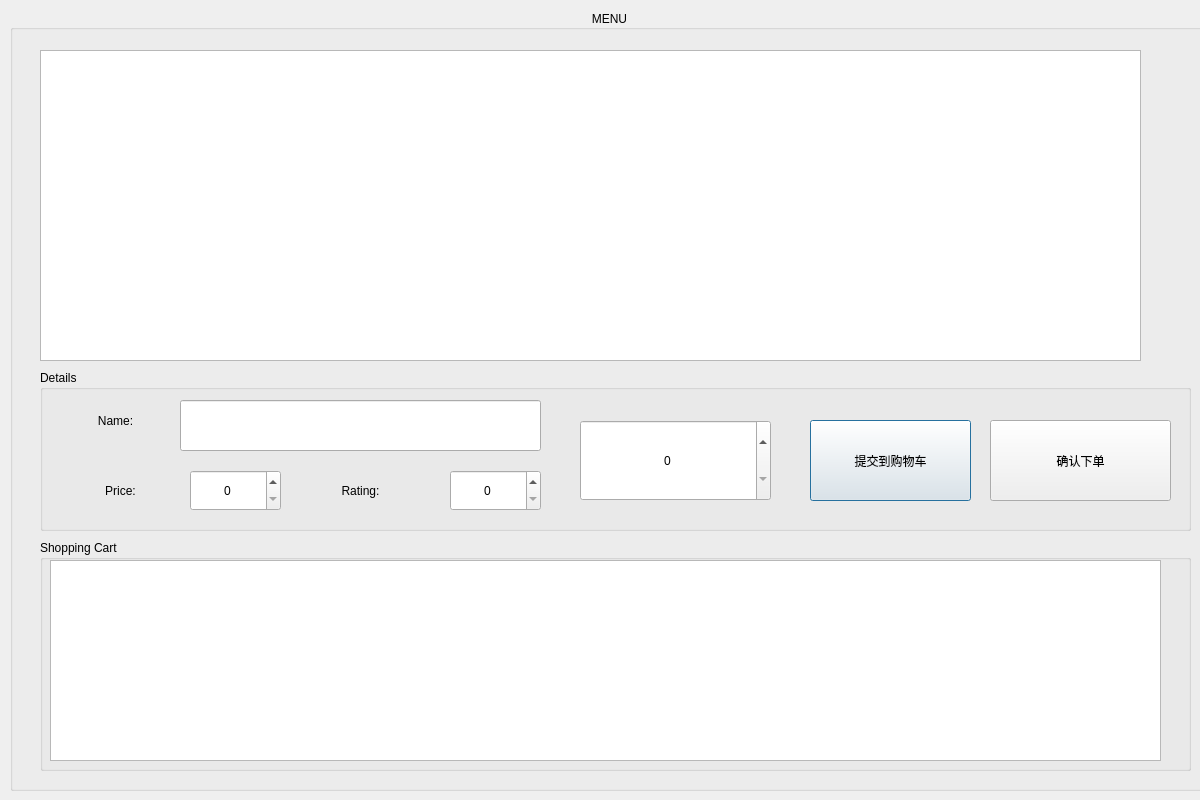
<?xml version="1.0" encoding="UTF-8"?>
<ui version="4.0">
 <class>menuwindow</class>
 <widget class="QDialog" name="menuwindow">
  <property name="geometry">
   <rect>
    <x>0</x>
    <y>0</y>
    <width>1200</width>
    <height>800</height>
   </rect>
  </property>
  <property name="minimumSize">
   <size>
    <width>1200</width>
    <height>800</height>
   </size>
  </property>
  <property name="windowTitle">
   <string>Dialog</string>
  </property>
  <widget class="QGroupBox" name="groupBox">
   <property name="geometry">
    <rect>
     <x>10</x>
     <y>10</y>
     <width>1200</width>
     <height>781</height>
    </rect>
   </property>
   <property name="minimumSize">
    <size>
     <width>1100</width>
     <height>0</height>
    </size>
   </property>
   <property name="title">
    <string>MENU</string>
   </property>
   <property name="alignment">
    <set>Qt::AlignCenter</set>
   </property>
   <widget class="QTableView" name="menuTable">
    <property name="geometry">
     <rect>
      <x>30</x>
      <y>40</y>
      <width>1101</width>
      <height>311</height>
     </rect>
    </property>
    <property name="minimumSize">
     <size>
      <width>900</width>
      <height>0</height>
     </size>
    </property>
   </widget>
   <widget class="QGroupBox" name="groupBox_2">
    <property name="geometry">
     <rect>
      <x>30</x>
      <y>360</y>
      <width>1151</width>
      <height>161</height>
     </rect>
    </property>
    <property name="title">
     <string>Details</string>
    </property>
    <widget class="QLabel" name="label">
     <property name="geometry">
      <rect>
       <x>20</x>
       <y>30</y>
       <width>111</width>
       <height>41</height>
      </rect>
     </property>
     <property name="text">
      <string>Name:</string>
     </property>
     <property name="alignment">
      <set>Qt::AlignCenter</set>
     </property>
    </widget>
    <widget class="QLineEdit" name="NameLineEdit">
     <property name="geometry">
      <rect>
       <x>140</x>
       <y>30</y>
       <width>361</width>
       <height>51</height>
      </rect>
     </property>
     <property name="alignment">
      <set>Qt::AlignCenter</set>
     </property>
    </widget>
    <widget class="QLabel" name="label_3">
     <property name="geometry">
      <rect>
       <x>250</x>
       <y>100</y>
       <width>141</width>
       <height>41</height>
      </rect>
     </property>
     <property name="text">
      <string>Rating:</string>
     </property>
     <property name="alignment">
      <set>Qt::AlignCenter</set>
     </property>
    </widget>
    <widget class="QSpinBox" name="ratingSpinBox">
     <property name="geometry">
      <rect>
       <x>410</x>
       <y>100</y>
       <width>91</width>
       <height>41</height>
      </rect>
     </property>
     <property name="alignment">
      <set>Qt::AlignCenter</set>
     </property>
    </widget>
    <widget class="QLabel" name="label_4">
     <property name="geometry">
      <rect>
       <x>10</x>
       <y>100</y>
       <width>141</width>
       <height>41</height>
      </rect>
     </property>
     <property name="text">
      <string>Price:</string>
     </property>
     <property name="alignment">
      <set>Qt::AlignCenter</set>
     </property>
    </widget>
    <widget class="QSpinBox" name="priceSpinBox">
     <property name="geometry">
      <rect>
       <x>150</x>
       <y>100</y>
       <width>91</width>
       <height>41</height>
      </rect>
     </property>
     <property name="alignment">
      <set>Qt::AlignCenter</set>
     </property>
    </widget>
    <widget class="QSpinBox" name="dishQuantitySpinBox">
     <property name="geometry">
      <rect>
       <x>540</x>
       <y>50</y>
       <width>191</width>
       <height>81</height>
      </rect>
     </property>
     <property name="alignment">
      <set>Qt::AlignCenter</set>
     </property>
    </widget>
    <widget class="QPushButton" name="toTheCartBtn">
     <property name="geometry">
      <rect>
       <x>770</x>
       <y>50</y>
       <width>161</width>
       <height>81</height>
      </rect>
     </property>
     <property name="text">
      <string>提交到购物车</string>
     </property>
    </widget>
    <widget class="QPushButton" name="commitBtn">
     <property name="geometry">
      <rect>
       <x>950</x>
       <y>50</y>
       <width>181</width>
       <height>81</height>
      </rect>
     </property>
     <property name="text">
      <string>确认下单</string>
     </property>
    </widget>
   </widget>
   <widget class="QGroupBox" name="groupBox_3">
    <property name="geometry">
     <rect>
      <x>30</x>
      <y>530</y>
      <width>1151</width>
      <height>231</height>
     </rect>
    </property>
    <property name="title">
     <string>Shopping Cart</string>
    </property>
    <widget class="QTableView" name="tablesTable">
     <property name="geometry">
      <rect>
       <x>10</x>
       <y>20</y>
       <width>1111</width>
       <height>201</height>
      </rect>
     </property>
     <property name="minimumSize">
      <size>
       <width>900</width>
       <height>0</height>
      </size>
     </property>
    </widget>
   </widget>
  </widget>
 </widget>
 <resources/>
 <connections/>
</ui>
